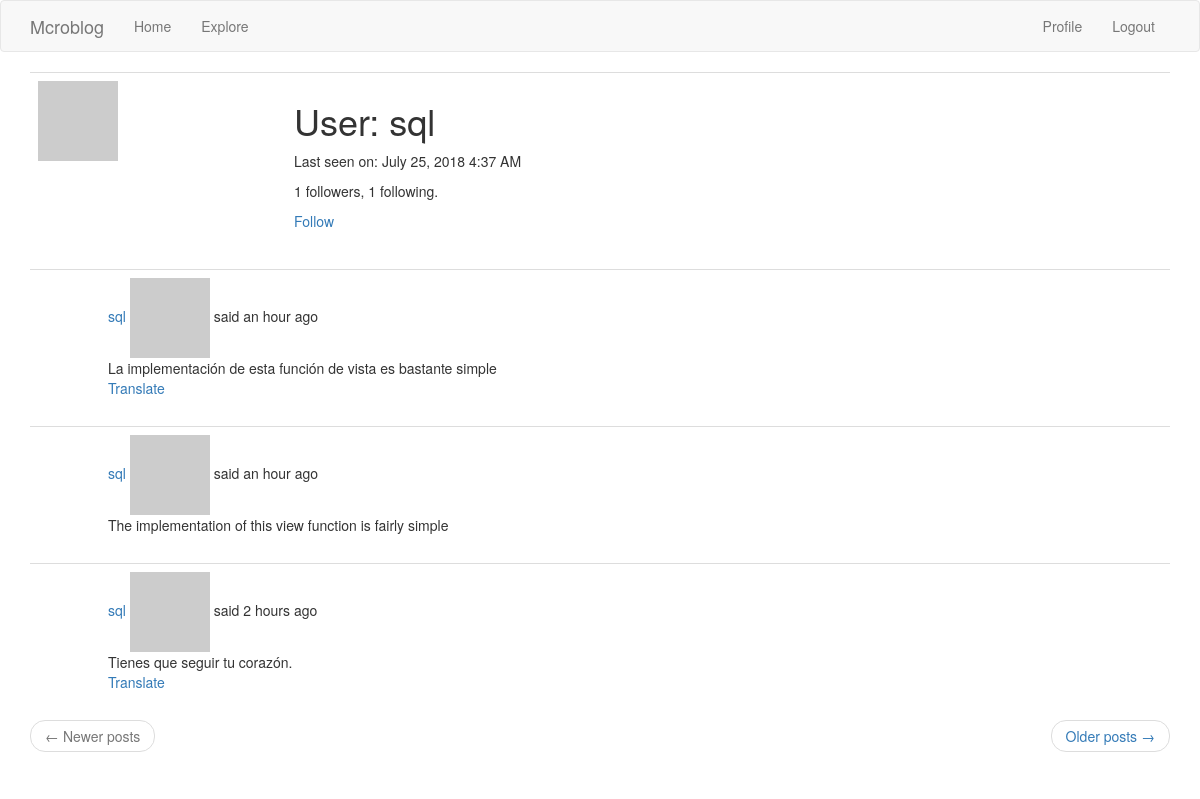
The page /user/sql (signed in) on the database its author committed.
### app/models.py (models this page shows, shortened)
class User(UserMixin, db.Model):
    id = db.Column(db.Integer, primary_key=True)
    username = db.Column(db.String(64), index=True, unique=True)
    email = db.Column(db.String(120), index=True, unique=True)
    password_hash = db.Column(db.String(128))
    posts = db.relationship('Post', backref='author', lazy='dynamic')
    about_me = db.Column(db.String(140))
    last_seen = db.Column(db.DateTime, default=datetime.utcnow)
    followed = db.relationship(
        'User', secondary=followers,
        primaryjoin=(followers.c.follower_id == id),
        secondaryjoin=(followers.c.followed_id == id),
        backref=db.backref('followers', lazy='dynamic'),
        lazy='dynamic'
    )
    def is_following(self, user):
        return self.followed.filter(
            followers.c.followed_id == user.id).count() > 0
    def avatar(self, size):
        digest = md5(self.email.lower().encode('utf-8')).hexdigest()
        return 'https://www.gravatar.com/avatar/{}?d=identicon&s={}'.format(digest, size)

class Post(db.Model):
    id = db.Column(db.Integer, primary_key=True)
    body = db.Column(db.String(140))
    timestamp = db.Column(db.DateTime, index=True, default=datetime.utcnow)
    user_id = db.Column(db.Integer, db.ForeignKey('user.id'))
    language = db.Column(db.String(5))

### app/routes.py (the view)
@app.route('/user/<username>')
@login_required
def user(username):
    user = User.query.filter_by(username=username).first_or_404()
    page = request.args.get('page', 1, type=int)
    posts = user.posts.order_by(Post.timestamp.desc()).paginate(
        page, app.config['POSTS_PER_PAGE'], False)
    next_url = url_for('user', username=user.username, page=posts.next_num) \
        if posts.has_next else None
    prev_url = url_for('user', username=user.username, page=posts.prev_num) \
        if posts.has_prev else None
    return render_template('user.html', user=user, posts=posts.items, next_url=next_url, prev_url=prev_url)

### app/models.py (called while the page is built)
@login.user_loader
def load_user(id):
    return User.query.get(int(id))

### app/routes.py (called while the page is built)
@app.before_request
def before_request():
    if current_user.is_authenticated:
        current_user.last_seen = datetime.utcnow()
        db.session.commit()
    g.locale = str(get_locale())

### app/templates/user.html (shortened to what this page needs)
{% extends "base.html" %}
{% block app_content %}
    <table class="table table-hover">
        <tr>
            <td width="256px"><img src="{{ user.avatar(256) }}"></td>
            <td>
                <h1>User: {{ user.username }}</h1>
                {% if user.last_seen %}<p>Last seen on: {{ moment(user.last_seen).format('LLL') }}</p>{% endif %}
                <p>{{ user.followers.count() }} followers, {{ user.followed.count() }} following.</p>
                {% if user == current_user %}
                    <p><a href="{{ url_for('edit_profile') }}">Edit your profile</a></p>
                {% elif not current_user.is_following(user) %}
                    <p><a href="{{ url_for('follow', username=user.username) }}">Follow</a></p>
                {% else %}
                    <p><a href="{{ url_for('unfollow', username=user.username) }}">Unfollow</a></p>
                {% endif %}
            </td>
        </tr>
    </table>
    {% for post in posts %}
        {% include '_post.html' %}
    {% endfor %}
    <nav aria-label="...">
        <ul class="pager">
            <li class="previous{% if not prev_url %} disabled{% endif %}">
                <a href="{{ prev_url or '#' }}">
                    <span aria-hidden="true">&larr;</span> Newer posts
                </a>
            </li>
            <li class="next{% if not next_url %} disabled{% endif %}">
                <a href="{{ next_url or '#' }}">
                    Older posts <span aria-hidden="true">&rarr;</span>
                </a>
            </li>
        </ul>
    </nav>
{% endblock %}

### app/templates/_post.html (shortened to what this page needs)
<table class="table table-hover">
    <tr>
        <td width="70px">
        </td>
        <td>
            <a href="{{ url_for('user', username=post.author.username) }}">
                {{ post.author.username }}
            </a>
            {{ _('%(username)s said %(when)s', username=user_link, when=moment(post.timestamp).fromNow()) }}
        <br>
            <span id="post{{ post.id }}">{{ post.body }}</span>
            {% if post.language and post.language != g.locale %}
                <br>
                <span id="translation{{ post.id }}">
                    <a href="javascript:translate(
                                                  '#post{{ post.id }}',
                                                  '#translation{{ post.id }}',
                                                  '{{ post.language }}',
                                                  '{{ g.locale }}');">{{ _('Translate') }}</a>
                </span>
            {% endif %}
        </td>
    </tr>
</table>

### rows shown on the page
User: username "sql", last_seen "July 25, 2018 4:37 AM"
Post: author.username "sql", body "La implementación de esta función de vista es bastante simple"
Post: author.username "sql", body "The implementation of this view function is fairly simple"
Post: author.username "sql", body "Tienes que seguir tu corazón."

### other values the page prints
{{ user.followers.count() }} "1"
{{ user.followed.count() }} "1"
